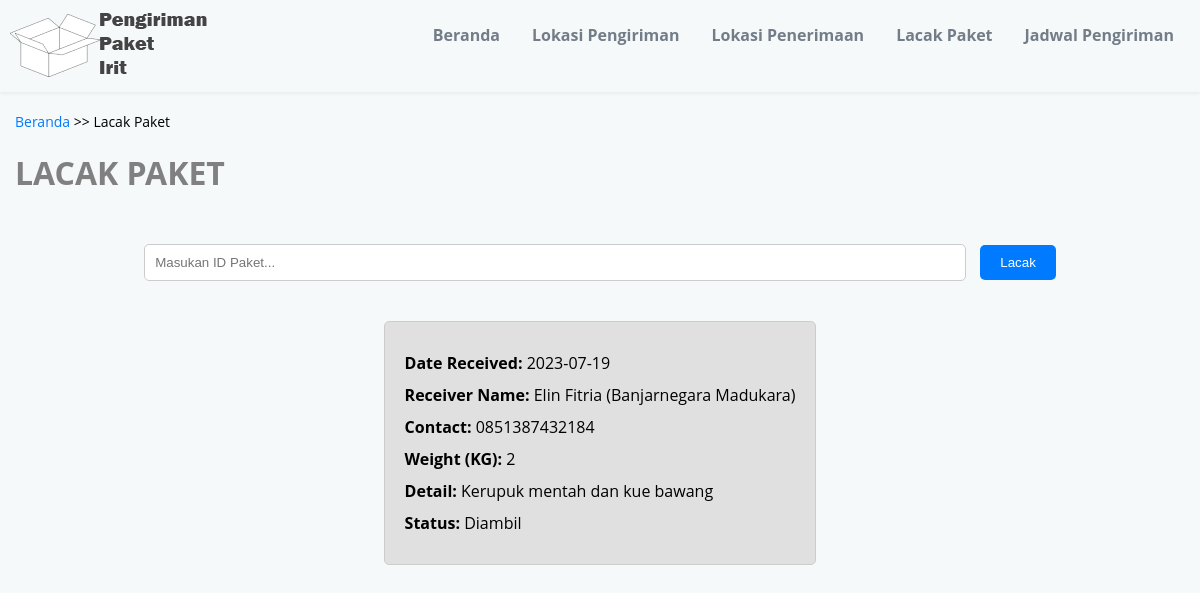
Screenshot of /lacak-paket/index.php?id=283501 with the database file from the repository.
### tables this page shows
CREATE TABLE `daftar` (
  `id` int(11) NOT NULL,
  `Tglditerima` date NOT NULL,
  `penerima` varchar(255) NOT NULL,
  `kontak` text NOT NULL,
  `berat` text NOT NULL,
  `detail` text NOT NULL,
  `status` text NOT NULL
);

### lacak-paket/index.php (the view, shortened to what this page needs)
<?php
$conn = require "config/koneksi_db.php";
?>
<!DOCTYPE html>
<html lang="en">
<head>
    <link rel="stylesheet" href="assets/css/style.css">
    <link rel="stylesheet" href="assets/css/index.css">
</head>
<body>
    <?php include("part/topbar.php") ?>
    <div class="breadcrumb-wrapper">
        <a href="home.php">Beranda</a> &gt;&gt; Lacak Paket
    </div>
    <div class="content-wrapper">
        <h1>LACAK PAKET</h1>
        <div class="search-container-wrapper">
            <form class="search-container" style="margin-bottom: 20px;">
                <input type="text" name="id" placeholder="Masukan ID Paket..." required>
                <button type="submit">Lacak</button>
            </form>
            <?php
            if (isset($_GET['id'])) {
                $packageID = $conn->real_escape_string($_GET['id']);
                $query = "SELECT * FROM daftar WHERE id = '$packageID'";
                $result = $conn->query($query);
                if ($result->num_rows > 0) {
                    while ($row = $result->fetch_assoc()) {
                        $Tglditerima = $row["Tglditerima"];
                        $penerima = $row["penerima"];
                        $kontak = $row["kontak"];
                        $berat = $row["berat"];
                        $detail = $row["detail"];
                        $status = $row["status"];
                        echo "
                        <div class='package-container'>
                            <p><strong>Date Received:</strong> $Tglditerima</p>
                            <p><strong>Receiver Name:</strong> $penerima</p>
                            <p><strong>Contact:</strong> $kontak</p>
                            <p><strong>Weight (KG):</strong> $berat</p>
                            <p><strong>Detail:</strong> $detail</p>
                            <p><strong>Status:</strong> $status</p>
                        </div>";
                    }
                } else {
                    echo "<p>Paket tidak ditemukan.</p>";
                }
            }
            ?>
        </div>
    </div>
</body>
</html>

### lacak-paket/assets/css/style.css (style rules this page uses)
* { text-decoration: none; margin: 0px; padding: 0px; }
body { margin: 0px; padding: 0px; font-family: 'Open Sans', sans-serif; position: relative; background-color: #f5f9fa; height: 100%; }
h1 { color: gray; }
.breadcrumb-wrapper { margin: 20px 15px; font-size: 14px; }
.breadcrumb-wrapper a { color: #007BFF; text-decoration: none; }
.content-wrapper { margin: 20px 15px; }
.search-container-wrapper { display: block; text-align: center; margin-top: 50px; }
.search-container { display: inline-block; margin-bottom: 20px; }
.search-container input[type="text"] { width: 800px; padding: 10px; margin-right: 10px; border: 1px solid #ccc; border-radius: 5px; }
.search-container button { padding: 10px 20px; background-color: #007BFF; color: white; border: none; border-radius: 5px; cursor: pointer; }
.package-container { background-color: #e0e0e0; padding: 20px; border-radius: 5px; margin-top: 20px; border: 1px solid #ccc; display: inline-block; text-align: left; }
.package-container p { margin: 10px 0; }

### rows the page displays
daftar: Tglditerima "2023-07-19", penerima "Elin Fitria (Banjarnegara Madukara)", kontak "0851387432184", berat "2", detail "Kerupuk mentah dan kue bawang", status "Diambil"
